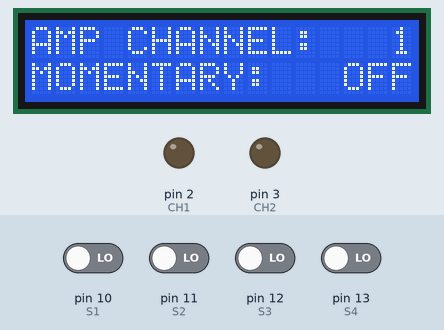
Recording of a sketch running on a simulated Arduino Uno, built with avr-gcc and run on an emulated ATmega328P. Parts: 16×2 character LCD, output pins drawn as LEDs (lit = HIGH). The inputs (shaded band) are chosen by the test bench; at power-on: pin 10 (S1), pin 11 (S2), pin 12 (S3), pin 13 (S4) LOW. EEPROM starts erased.

Above: at 4.3 s.
4.4 s: pin 11 (S2) driven HIGH
At 5.7 s:
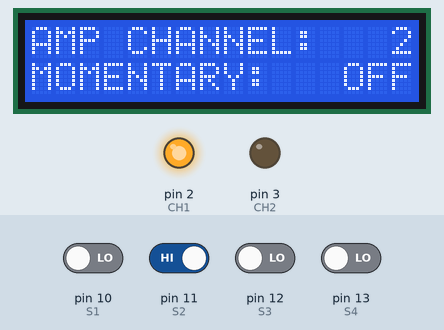
6.0 s: pin 11 (S2) driven LOW and pin 12 (S3) driven HIGH
At 6.9 s:
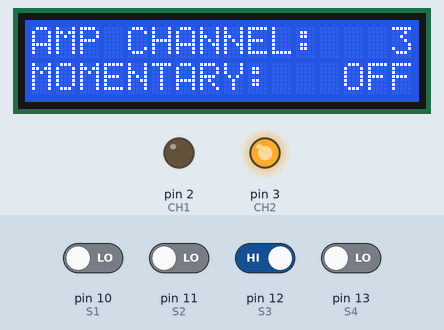
7.6 s: pin 12 (S3) driven LOW and pin 13 (S4) driven HIGH
At 8.1 s:
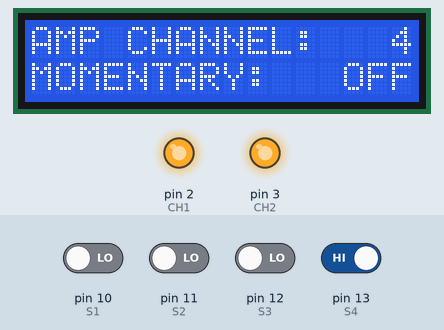
9.2 s: pin 10 (S1) driven HIGH
At 11.0 s:
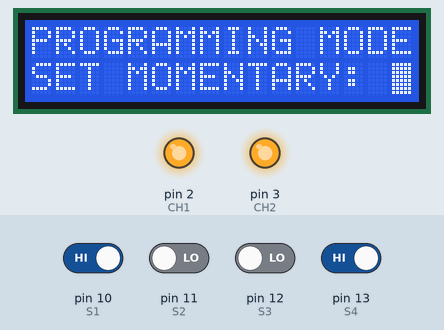
11.3 s: pin 13 (S4) driven LOW
At 13.4 s:
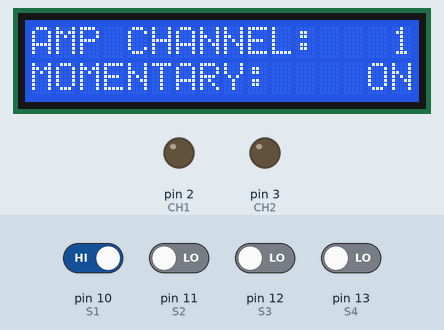
14.3 s: pin 13 (S4) driven HIGH
At 16.1 s:
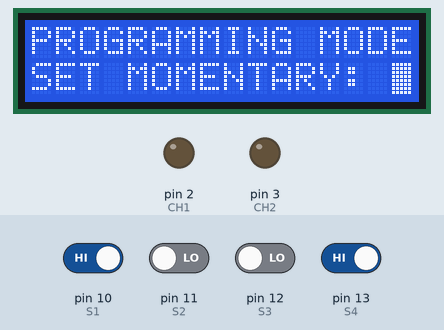
Timing chart, 0 to 17.4 s (numbered marks = the images above; inputs shaded):
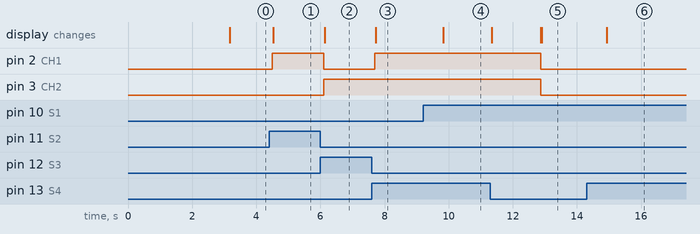

Measured:
- after the input at 4.4 s, pin 2 (CH1): LOW → HIGH after 0.10 s; the display: changes after 0.13 s (image 1)
- after the input at 6.0 s, pin 2 (CH1): HIGH → LOW after 0.10 s; pin 3 (CH2): LOW → HIGH after 0.10 s; the display: changes after 0.13 s (image 2)
- after the input at 7.6 s, pin 2 (CH1): LOW → HIGH after 0.10 s; the display: changes after 0.13 s (image 3)
- after the input at 9.2 s, the display: changes after 0.63 s (image 4)
- after the input at 11.3 s, pin 2 (CH1), pin 3 (CH2): HIGH → LOW after 1.6 s; the display: first changes after 0.05 s (image 5 shows a later state)
- after the input at 14.3 s, the display: changes after 0.63 s (image 6)

The sketch:

katduino_v0_3.ino
```cpp
// Include libraries
#include <Wire.h>
#include <EEPROM.h>
#include <LiquidCrystal_I2C.h>

/* Here we have a bunch of tailorable settings to get your footswitch working just how you'd like */

// Should we display amp channels as 1, 2, 3 & 4 rather than A1, A2, B1, B2?
const bool numericDisplay = true;

// Define the switches that have to be held down to enter and exit programming mode
// Create a string with 4 characters, each character is a footswitch from 1-4. Use a "1" if you want that button to be pressed and a "0" for unpressed
// Default to enter program mode is switches 1 and 4 together ("1001")
// Default to exit program mode (and turn off momentary) is switches 2 and 4 together ("0101")
const String enterProgramModeCode = "1001";
const String exitProgramModeCode = "0101";
unsigned long timeToWaitForMomentary = 600; // time (in ms) to hold these buttons down for before entering / exiting momentary programming mode

/* End of tailorable settings */

// Define app name and version
const String APP_NAME = "KATDUINO";
const String APP_VERSION = "0.3";

// Define footswitch pins
#define S1 10
#define S2 11
#define S3 12
#define S4 13

// Define the relay pins
#define CH1 2
#define CH2 3

// Define relay voltages
#define H HIGH
#define L LOW

// Define required memory addresses
#define S_ADDR 0
#define S1_MOM_ADDR 10
#define S2_MOM_ADDR 15
#define S3_MOM_ADDR 20
#define S4_MOM_ADDR 25

// Set up the LCD
LiquidCrystal_I2C lcd(0x27, 16, 2);

// Define some LCD characters for the Boss Katana logo
uint8_t boss[8]     = {0x17,0x13,0x11,0x1B,0x1F,0x00,0x00,0x00};
uint8_t boss_b[8]   = {0x16,0x11,0x16,0x11,0x1E,0x00,0x00,0x00};
uint8_t boss_o[8]   = {0x0E,0x11,0x11,0x11,0x0E,0x00,0x00,0x00};
uint8_t boss_s[8]   = {0x1F,0x10,0x1F,0x01,0x1F,0x00,0x00,0x00};
uint8_t katana[8]   = {0x1F,0x09,0x09,0x19,0x17,0x00,0x00,0x00};

// Define variables for later use
int currState, prevState, currMom; // current amp state and last amp state
unsigned long timeSinceLastPress = 0; // timer to use for debounce testing
unsigned long debounceTime = 100; // time (in ms) to wait before counting a press as an actual press
unsigned long askedForMomentary = 0; // timer to use for momentary programming mode detection
bool inProgrammingMode = false; // are we in programming mode for setting a momentary button
String pressed = "0000"; String lastPressed = "0000"; // strings to use for comparing button states
bool s1Mom, s2Mom, s3Mom, s4Mom; // booleans to track if a button is set to be momentary
int stateBeforeMom = 0; // when the momentary button is down, what should we go back to when it's released
bool momentaryOn = false; // boolean to track if we're currently playing a momentary channel

// Function set up LCD loading screen
void initDisplay(){
  lcd.createChar(0, boss);
  lcd.createChar(1, boss_b);
  lcd.createChar(2, boss_o);
  lcd.createChar(3, boss_s);
  lcd.createChar(4, katana);
  lcd.setCursor(4, 0);
  lcd.write(0);
  lcd.print(" ");
  lcd.write(1);
  lcd.write(2);
  lcd.write(3);
  lcd.write(3);
  lcd.print(" ");
  lcd.write(4);
  lcd.setCursor(2, 1);
  String t = APP_NAME + " " + APP_VERSION;
  lcd.print(t);
}

// Function to count how many buttons are currently being pressed
int countSwitches(bool a, bool b, bool c, bool d){
  return ( (a?1:0)+(b?1:0)+(c?1:0)+(d?1:0) );
}

// Function to create comparable strings of button states
String stringPresses(bool a, bool b, bool c, bool d){
  String t = String(a)+String(b)+String(c)+String(d);
  return(t);
}

// Function to update the display
void setDisplay(){
  // Reset the display
  lcd.clear();

  // Display the amp channel
  lcd.print("AMP CHANNEL:");
  String channel = "";
  if(numericDisplay){
    // We're doing a numerical display
    channel = channel + currState;
    lcd.setCursor(15,0);
    lcd.print(channel);
  }else{
    // Were doing an "A1" style display
    if(currState < 3){
      channel = channel + "A" + currState;
    }else{
      channel = channel + "B" + (currState-2);
    }
    lcd.setCursor(14,0);
    lcd.print(channel);
  }
  // Display momentary switch info
  lcd.setCursor(0,1);
  lcd.print("MOMENTARY:");
  if(currMom == 0){
    lcd.setCursor(13,1);
    lcd.print("OFF");
  }else{
    if(currMom == currState){
      lcd.setCursor(14,1);
      lcd.print("ON");
    }else{
      lcd.setCursor(15,1);
      lcd.print(currMom);
    }
  }

}

// Function to set the amp channel
void setChannel(int val){
  switch(val){
    case 1:
      digitalWrite(CH1, L);
      digitalWrite(CH2, L);
      break;
    case 2:
      digitalWrite(CH1, H);
      digitalWrite(CH2, L);
      break;
    case 3:
      digitalWrite(CH1, L);
      digitalWrite(CH2, H);
      break;
    case 4:
      digitalWrite(CH1, H);
      digitalWrite(CH2, H);
      break;
    default:
      return;
  }
  // Update state variables and commit to memory
  prevState = currState;
  currState = val;
  EEPROM.write(S_ADDR, currState);
  // Update the display
  setDisplay();
}

void setup() {
  // Set up pin modes
  pinMode(S1, INPUT);
  pinMode(S2, INPUT);
  pinMode(S3, INPUT);
  pinMode(S4, INPUT);
  pinMode(CH1, OUTPUT);
  pinMode(CH2, OUTPUT);

  // Set up the LCD
  lcd.begin();
  lcd.backlight();
  initDisplay();
  delay(3000);
  lcd.clear();

  // Load stored settings from memory
  currState = EEPROM.read(S_ADDR);
  if(currState > 4) currState = 1;
  prevState = currState;
  currMom = 0;
  if(EEPROM.read(S1_MOM_ADDR) == 1){
    s1Mom = true;
    currMom = 1;
  }else{
    s1Mom = false;
  }
  if(EEPROM.read(S2_MOM_ADDR) == 1){
    s2Mom = true;
    currMom = 2;
  }else{
    s2Mom = false;
  }
  if(EEPROM.read(S3_MOM_ADDR) == 1){
    s3Mom = true;
    currMom = 3;
  }else{
    s3Mom = false;
  }
  if(EEPROM.read(S4_MOM_ADDR) == 1){
    s4Mom = true;
    currMom = 4;
  }else{
    s4Mom = false;
  }

  // Update memory settings just in case they weren't set before
  EEPROM.write(S_ADDR, currState);
  EEPROM.write(S1_MOM_ADDR, s1Mom);
  EEPROM.write(S2_MOM_ADDR, s2Mom);
  EEPROM.write(S3_MOM_ADDR, s3Mom);
  EEPROM.write(S4_MOM_ADDR, s4Mom);

  // Set the starting amp channel (which also updates the display)
  stateBeforeMom = currState;
  setChannel(currState);

  // Start the debounce timer
  timeSinceLastPress = millis();
}

void loop() {
  // Get the latest state of all buttons
  bool s1Pressed = digitalRead(S1) == H;
  bool s2Pressed = digitalRead(S2) == H;
  bool s3Pressed = digitalRead(S3) == H;
  bool s4Pressed = digitalRead(S4) == H;
  pressed = stringPresses(s1Pressed, s2Pressed, s3Pressed, s4Pressed);

  // If the switch has changed, reset the timer
  if(pressed != lastPressed){
    timeSinceLastPress = millis();
    if(pressed == enterProgramModeCode || pressed == exitProgramModeCode){
      // The "enter momentary programming mode" switches are being pressed
      askedForMomentary = millis();
    }else{
      askedForMomentary = 0;
    }
  }

  // Check to see if we should enter momentary programming mode or not
  if(askedForMomentary == 0 && !inProgrammingMode){ // Not waiting for the momentary time to elapse / Not already in program mode -- Business as usual
    // We want to have had the buttons in the same state for {debounceTime} milliseconds before counting it as an actual press
    if((millis() - timeSinceLastPress) > debounceTime){
      // Yay! We should count this as an actual button press!
      if(pressed == "0000" && momentaryOn){
        // User has released all buttons and is in momentary mode - time to reset
        momentaryOn = false;
        setChannel(stateBeforeMom);
      }else{
        if(countSwitches(s1Pressed, s2Pressed, s3Pressed, s4Pressed)==1){ // Only one button is being pressed
          // Work out which button has been pressed
          int whichButton;
          if(s1Pressed) whichButton = 1;
          if(s2Pressed) whichButton = 2;
          if(s3Pressed) whichButton = 3;
          if(s4Pressed) whichButton = 4;
          // If button is different to current state, switch channels
          if(whichButton != currState){
            // If a momentary button is set, and is being pressed we should switch on momentary mode
            if(whichButton == currMom){
              stateBeforeMom = currState;
              momentaryOn = true;
            }
            setChannel(whichButton);
          }
        }
      }
    }
  }

  // In program mode but not pressing the exit buttons
  if(askedForMomentary == 0 && inProgrammingMode){
    // We're trying to set a button to act as a momentary switch
    if(countSwitches(s1Pressed, s2Pressed, s3Pressed, s4Pressed)==1){ // Only one button is being pressed
      // Work out which button has been pressed
      int whichButton;
      if(s1Pressed) whichButton = 1;
      if(s2Pressed) whichButton = 2;
      if(s3Pressed) whichButton = 3;
      if(s4Pressed) whichButton = 4;
      // If the momentary channel has changed...
      if(currMom != whichButton){
        // Update the current momentary
        currMom = whichButton;
        // Store the current momentary
        s1Mom = false;
        s2Mom = false;
        s3Mom = false;
        s4Mom = false;
        if(currMom == 1) s1Mom = true;
        if(currMom == 2) s2Mom = true;
        if(currMom == 3) s3Mom = true;
        if(currMom == 4) s4Mom = true;
        EEPROM.write(S1_MOM_ADDR, s1Mom);
        EEPROM.write(S2_MOM_ADDR, s2Mom);
        EEPROM.write(S3_MOM_ADDR, s3Mom);
        EEPROM.write(S4_MOM_ADDR, s4Mom);
        // Update the programming mode display
        lcd.setCursor(15,1);
        lcd.print(currMom);
        delay(1500);
        // Exit programming mode
        inProgrammingMode = false;
        // Just in case we've set the momentary to the current channel
        if(currMom == currState){
          if(currMom == 1) setChannel(2);
          if(currMom != 1) setChannel(1);
        }else{
          // Reset the display
          setDisplay();
        }
      }
    }
  }

  if(askedForMomentary != 0){ // We're being timed for entering or exiting momentary setting mode
    if((millis() - askedForMomentary) > timeToWaitForMomentary && !inProgrammingMode && pressed==enterProgramModeCode){ // We want to enter programming mode and we're not already in it
      // We've held the "enter programming mode" or "exit programming mode" buttons down for long enough
      inProgrammingMode = true;
      askedForMomentary = 0;
      lcd.clear();
      lcd.print("PROGRAMMING MODE");
      lcd.setCursor(0,1);
      lcd.print("SET MOMENTARY: ");
      lcd.blink();
      delay(1500);
    }
    if((millis() - askedForMomentary) > timeToWaitForMomentary && inProgrammingMode && pressed==exitProgramModeCode){ // We want to exit programming mode and we're already in it
      // RESET MOMENTARY STUFF
      s1Mom = false;
      s2Mom = false;
      s3Mom = false;
      s4Mom = false;
      currMom = 0;
      EEPROM.write(S1_MOM_ADDR, s1Mom);
      EEPROM.write(S2_MOM_ADDR, s2Mom);
      EEPROM.write(S3_MOM_ADDR, s3Mom);
      EEPROM.write(S4_MOM_ADDR, s4Mom);
      // Update the programming mode display
      lcd.setCursor(0,1);
      lcd.print(" MOMENTARY OFF! ");
      delay(1500);
      // Exit programming mode
      inProgrammingMode = false;
      // Reset the display
      setDisplay();
    }
  }


  lastPressed = pressed;
}
```
